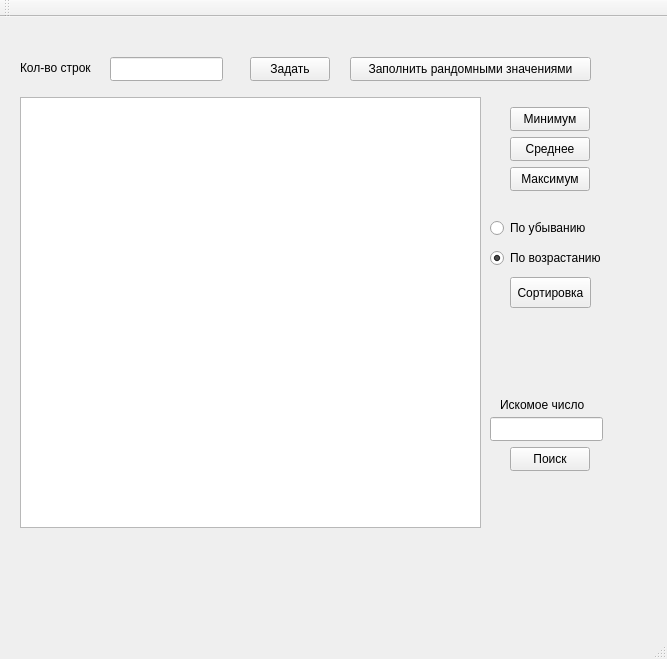
<?xml version="1.0" encoding="UTF-8"?>
<ui version="4.0">
 <class>QtExcelClass</class>
 <widget class="QMainWindow" name="QtExcelClass">
  <property name="geometry">
   <rect>
    <x>0</x>
    <y>0</y>
    <width>667</width>
    <height>659</height>
   </rect>
  </property>
  <property name="windowTitle">
   <string>QtExcel</string>
  </property>
  <widget class="QWidget" name="centralWidget">
   <widget class="QTableWidget" name="tableWidget">
    <property name="geometry">
     <rect>
      <x>20</x>
      <y>80</y>
      <width>461</width>
      <height>431</height>
     </rect>
    </property>
   </widget>
   <widget class="QLineEdit" name="rowEdit">
    <property name="geometry">
     <rect>
      <x>110</x>
      <y>40</y>
      <width>113</width>
      <height>24</height>
     </rect>
    </property>
   </widget>
   <widget class="QLabel" name="labelRowCount">
    <property name="geometry">
     <rect>
      <x>20</x>
      <y>40</y>
      <width>81</width>
      <height>21</height>
     </rect>
    </property>
    <property name="text">
     <string>Кол-во строк</string>
    </property>
   </widget>
   <widget class="QPushButton" name="setRow">
    <property name="geometry">
     <rect>
      <x>250</x>
      <y>40</y>
      <width>80</width>
      <height>24</height>
     </rect>
    </property>
    <property name="text">
     <string>Задать</string>
    </property>
   </widget>
   <widget class="QPushButton" name="fillRandom">
    <property name="geometry">
     <rect>
      <x>350</x>
      <y>40</y>
      <width>241</width>
      <height>24</height>
     </rect>
    </property>
    <property name="text">
     <string>Заполнить рандомными значениями</string>
    </property>
   </widget>
   <widget class="QPushButton" name="minimum">
    <property name="geometry">
     <rect>
      <x>510</x>
      <y>90</y>
      <width>80</width>
      <height>24</height>
     </rect>
    </property>
    <property name="text">
     <string>Минимум</string>
    </property>
   </widget>
   <widget class="QPushButton" name="average">
    <property name="geometry">
     <rect>
      <x>510</x>
      <y>120</y>
      <width>80</width>
      <height>24</height>
     </rect>
    </property>
    <property name="text">
     <string>Среднее</string>
    </property>
   </widget>
   <widget class="QPushButton" name="maximum">
    <property name="geometry">
     <rect>
      <x>510</x>
      <y>150</y>
      <width>80</width>
      <height>24</height>
     </rect>
    </property>
    <property name="text">
     <string>Максимум</string>
    </property>
   </widget>
   <widget class="QPushButton" name="sort">
    <property name="geometry">
     <rect>
      <x>510</x>
      <y>260</y>
      <width>81</width>
      <height>31</height>
     </rect>
    </property>
    <property name="text">
     <string>Сортировка</string>
    </property>
   </widget>
   <widget class="QRadioButton" name="Descending">
    <property name="geometry">
     <rect>
      <x>490</x>
      <y>200</y>
      <width>101</width>
      <height>22</height>
     </rect>
    </property>
    <property name="text">
     <string>По убыванию</string>
    </property>
   </widget>
   <widget class="QRadioButton" name="Ascending">
    <property name="geometry">
     <rect>
      <x>490</x>
      <y>230</y>
      <width>111</width>
      <height>22</height>
     </rect>
    </property>
    <property name="text">
     <string>По возрастанию</string>
    </property>
    <property name="checked">
     <bool>true</bool>
    </property>
   </widget>
   <widget class="QLabel" name="labelFindValley">
    <property name="geometry">
     <rect>
      <x>500</x>
      <y>380</y>
      <width>91</width>
      <height>16</height>
     </rect>
    </property>
    <property name="text">
     <string>Искомое число</string>
    </property>
   </widget>
   <widget class="QLineEdit" name="editSearch">
    <property name="geometry">
     <rect>
      <x>490</x>
      <y>400</y>
      <width>113</width>
      <height>24</height>
     </rect>
    </property>
   </widget>
   <widget class="QPushButton" name="search">
    <property name="geometry">
     <rect>
      <x>510</x>
      <y>430</y>
      <width>80</width>
      <height>24</height>
     </rect>
    </property>
    <property name="text">
     <string>Поиск</string>
    </property>
   </widget>
  </widget>
  <widget class="QMenuBar" name="menuBar">
   <property name="geometry">
    <rect>
     <x>0</x>
     <y>0</y>
     <width>667</width>
     <height>21</height>
    </rect>
   </property>
  </widget>
  <widget class="QToolBar" name="mainToolBar">
   <attribute name="toolBarArea">
    <enum>TopToolBarArea</enum>
   </attribute>
   <attribute name="toolBarBreak">
    <bool>false</bool>
   </attribute>
  </widget>
  <widget class="QStatusBar" name="statusBar"/>
 </widget>
 <layoutdefault spacing="6" margin="11"/>
 <resources>
  <include location="QtExcel.qrc"/>
 </resources>
 <connections/>
</ui>
